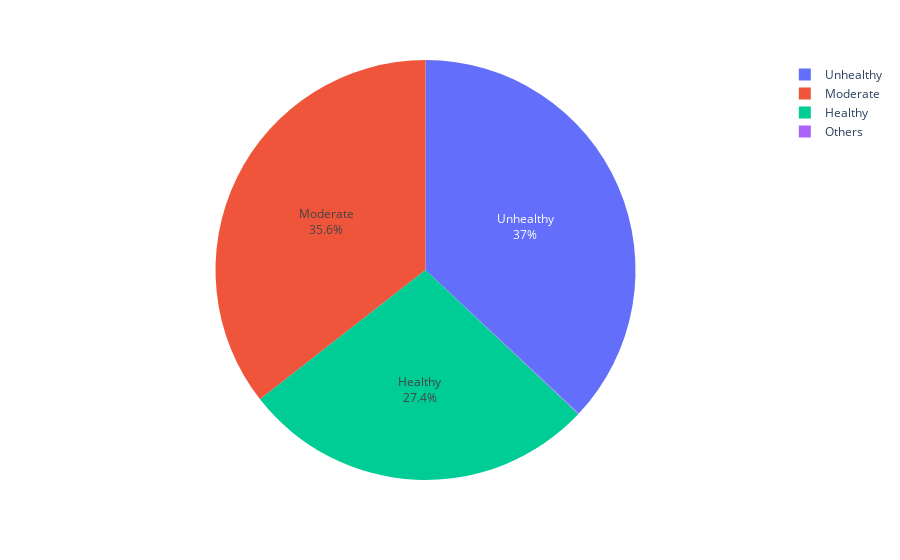

Write notebook code for a chart like this one.
### Markdown cell above
# **Impact of Dietary Habits on Depression**

### Code cell
diet_depression = df['Dietary Habits'].value_counts().reset_index()

fig = px.pie(
    diet_depression,
    names='Dietary Habits',
    values = 'count'
)
fig.update_traces(
    textinfo='percent+label',
    textposition='inside'
)
fig.show()

### Figure 1 — Plotly figure (JSON) as saved in the notebook; plotly's stock layout.template omitted (floating-point values rounded to 4 significant figures)
{"data": [{"domain": {"x": [0, 1], "y": [0, 1]}, "hovertemplate": "Dietary Habits=%{label}<br>count=%{value}<extra></extra>", "labels": ["Unhealthy", "Moderate", "Healthy", "Others"], "legendgroup": "", "name": "", "showlegend": true, "textinfo": "percent+label", "textposition": "inside", "type": "pie", "values": [10317, 9921, 7651, 12]}], "layout": {"legend": {"tracegroupgap": 0}, "margin": {"t": 60}}}
